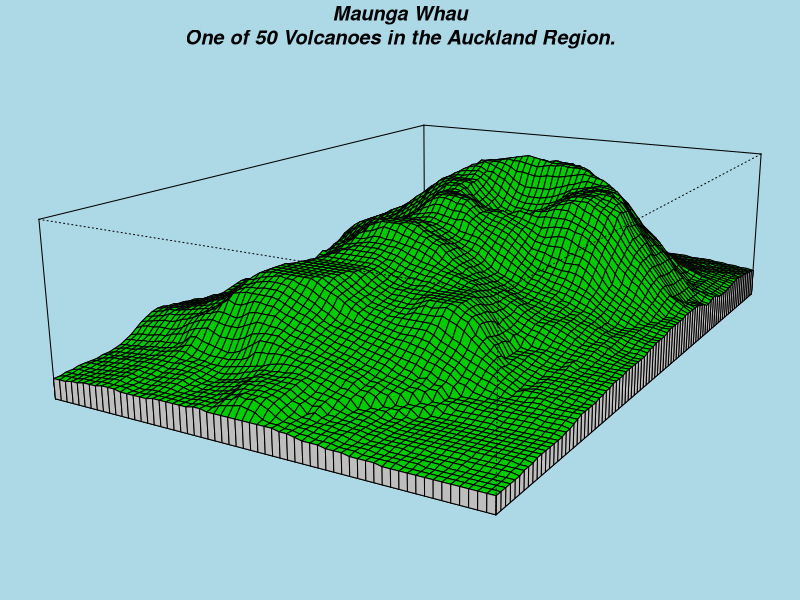

Generate this figure with R:
#Source: http://addictedtor.free.fr/graphiques/RGraphGallery.php?graph=25

z <- 2 * volcano        # Exaggerate the relief
x <- 10 * (1:nrow(z))   # 10 meter spacing (S to N)
y <- 10 * (1:ncol(z))   # 10 meter spacing (E to W)

z0 <- min(z) - 20
z <- rbind(z0, cbind(z0, z, z0), z0)
x <- c(min(x) - 1e-10, x, max(x) + 1e-10)
y <- c(min(y) - 1e-10, y, max(y) + 1e-10)

fill <- matrix("green3", nr = nrow(z)-1, nc = ncol(z)-1)
fill[ , i2 <- c(1,ncol(fill))] <- "gray"
fill[i1 <- c(1,nrow(fill)) , ] <- "gray"

par(bg = "lightblue",mar=c(.5,.5,2.5,.5))
persp(x, y, z, theta = 120, phi = 15, col = fill, scale = FALSE, axes = FALSE)
title(main = "Maunga Whau\nOne of 50 Volcanoes in the Auckland Region.",font.main = 4)